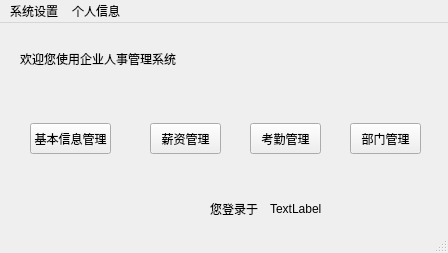
<?xml version="1.0" encoding="UTF-8"?>
<ui version="4.0">
 <class>manager</class>
 <widget class="QMainWindow" name="manager">
  <property name="geometry">
   <rect>
    <x>0</x>
    <y>0</y>
    <width>448</width>
    <height>253</height>
   </rect>
  </property>
  <property name="windowTitle">
   <string>企业人事管理系统</string>
  </property>
  <widget class="QWidget" name="centralwidget">
   <widget class="QPushButton" name="infoBtn">
    <property name="geometry">
     <rect>
      <x>30</x>
      <y>100</y>
      <width>81</width>
      <height>31</height>
     </rect>
    </property>
    <property name="text">
     <string>基本信息管理</string>
    </property>
   </widget>
   <widget class="QPushButton" name="salaBtn">
    <property name="geometry">
     <rect>
      <x>150</x>
      <y>100</y>
      <width>71</width>
      <height>31</height>
     </rect>
    </property>
    <property name="text">
     <string>薪资管理</string>
    </property>
   </widget>
   <widget class="QPushButton" name="clock_inBtn">
    <property name="geometry">
     <rect>
      <x>250</x>
      <y>100</y>
      <width>71</width>
      <height>31</height>
     </rect>
    </property>
    <property name="text">
     <string>考勤管理</string>
    </property>
   </widget>
   <widget class="QPushButton" name="departBtn">
    <property name="geometry">
     <rect>
      <x>350</x>
      <y>100</y>
      <width>71</width>
      <height>31</height>
     </rect>
    </property>
    <property name="text">
     <string>部门管理</string>
    </property>
   </widget>
   <widget class="QLabel" name="welLabel">
    <property name="geometry">
     <rect>
      <x>20</x>
      <y>20</y>
      <width>181</width>
      <height>31</height>
     </rect>
    </property>
    <property name="text">
     <string>欢迎您使用企业人事管理系统</string>
    </property>
   </widget>
   <widget class="QLabel" name="strLabel">
    <property name="geometry">
     <rect>
      <x>210</x>
      <y>170</y>
      <width>54</width>
      <height>31</height>
     </rect>
    </property>
    <property name="text">
     <string>您登录于</string>
    </property>
   </widget>
   <widget class="QLabel" name="timeLabel">
    <property name="geometry">
     <rect>
      <x>270</x>
      <y>170</y>
      <width>171</width>
      <height>31</height>
     </rect>
    </property>
    <property name="text">
     <string>TextLabel</string>
    </property>
   </widget>
  </widget>
  <widget class="QMenuBar" name="menubar">
   <property name="geometry">
    <rect>
     <x>0</x>
     <y>0</y>
     <width>448</width>
     <height>23</height>
    </rect>
   </property>
   <widget class="QMenu" name="systemMenu">
    <property name="title">
     <string>系统设置</string>
    </property>
    <addaction name="aboutAction"/>
    <addaction name="helpAction"/>
    <addaction name="alterAction"/>
    <addaction name="logoutAction"/>
   </widget>
   <widget class="QMenu" name="personMenu">
    <property name="title">
     <string>个人信息</string>
    </property>
    <addaction name="selectAction"/>
    <addaction name="alterAction_2"/>
   </widget>
   <addaction name="systemMenu"/>
   <addaction name="personMenu"/>
  </widget>
  <widget class="QStatusBar" name="statusbar"/>
  <action name="aboutAction">
   <property name="text">
    <string>关于软件</string>
   </property>
  </action>
  <action name="helpAction">
   <property name="text">
    <string>帮助信息</string>
   </property>
  </action>
  <action name="alterAction">
   <property name="text">
    <string>修改密码</string>
   </property>
  </action>
  <action name="logoutAction">
   <property name="text">
    <string>注销登录</string>
   </property>
  </action>
  <action name="selectAction">
   <property name="text">
    <string>查询</string>
   </property>
  </action>
  <action name="alterAction_2">
   <property name="text">
    <string>修改</string>
   </property>
  </action>
 </widget>
 <resources/>
 <connections/>
</ui>
